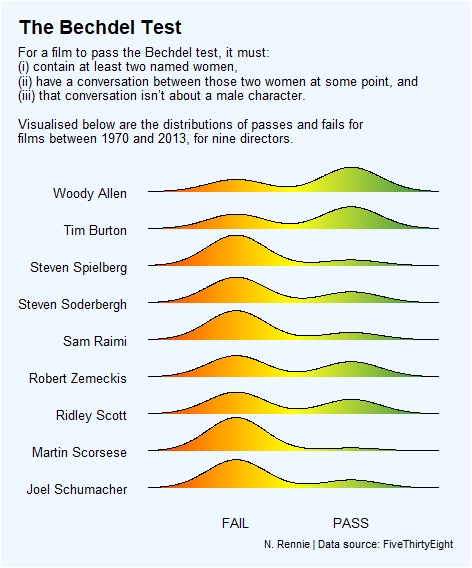

The R source for this figure:
library(tidyverse)
library(ggridges)
tuesdata <- tidytuesdayR::tt_load('2021-03-09')
movies <- tuesdata$movies

director <- table(movies$director)
directors <- names(director)[which(director > 8)]
movies_data <- filter(movies, director %in% directors)
movies_data$test_numeric <- as.numeric(as.character(factor(movies_data$binary, levels=c("PASS","FAIL"), labels=c(1,0))))

p <- ggplot(movies_data, aes(x = test_numeric, y = director, fill = ..x..)) + geom_density_ridges_gradient(scale = 0.9) +
  scale_fill_gradient2(low="red1", high="springgreen4", mid="yellow", midpoint=0.5) +
  scale_x_continuous(breaks=c(0,1), labels=c("FAIL", "PASS")) +
  labs(title="The Bechdel Test", subtitle="For a film to pass the Bechdel test, it must:\n(i) contain at least two named women,\n(ii) have a conversation between those two women at some point, and\n(iii) that conversation isn’t about a male character.\n\nVisualised below are the distributions of passes and fails for\nfilms between 1970 and 2013, for nine directors.\n", caption="N. Rennie | Data source: FiveThirtyEight") +
  theme(panel.background = element_rect(fill = "aliceblue"),
        plot.background = element_rect(fill = "aliceblue"),
        legend.background = element_rect(fill = "aliceblue"),
        legend.position="none",
        plot.title = element_text(size = 14, face=2),
        plot.title.position = "plot",
        plot.subtitle = element_text(size = 10),
        plot.caption = element_text(size = 8, hjust=1),
        plot.margin = unit(c(0.5, 0.5, 0.5, 0.5), "cm"), #top, right, bottom, left
        axis.title.x= element_blank(),
        axis.title.y= element_blank(),
        axis.text.x=element_text(size = 10, colour="black"),
        axis.text.y=element_text(size = 10, colour="black"),
        axis.line = element_blank(),
        axis.ticks.x = element_blank(),
        axis.ticks.y = element_blank(),
        panel.grid.major.x = element_blank() ,
        panel.grid.major.y = element_blank(), 
        panel.grid.minor = element_blank()
  )
p

ggsave(p, filename = "09032021.jpg")
